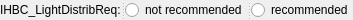
         <widget class="QSplitter" name="splitter_167">
          <property name="styleSheet">
           <string notr="true">font: 9pt &quot;Microsoft YaHei&quot;;</string>
          </property>
          <property name="orientation">
           <enum>Qt::Horizontal</enum>
          </property>
          <widget class="QLabel" name="label_159">
           <property name="styleSheet">
            <string notr="true">font: 9pt &quot;Microsoft YaHei&quot;;</string>
           </property>
           <property name="text">
            <string>IHBC_LightDistribReq:</string>
           </property>
          </widget>
          <widget class="QRadioButton" name="radioButton_79">
           <property name="sizePolicy">
            <sizepolicy hsizetype="Preferred" vsizetype="Preferred">
             <horstretch>0</horstretch>
             <verstretch>0</verstretch>
            </sizepolicy>
           </property>
           <property name="styleSheet">
            <string notr="true">font: 9pt &quot;Microsoft YaHei&quot;;</string>
           </property>
           <property name="text">
            <string>not recommended</string>
           </property>
          </widget>
          <widget class="QRadioButton" name="radioButton_80">
           <property name="sizePolicy">
            <sizepolicy hsizetype="Preferred" vsizetype="Preferred">
             <horstretch>0</horstretch>
             <verstretch>0</verstretch>
            </sizepolicy>
           </property>
           <property name="styleSheet">
            <string notr="true">font: 9pt &quot;Microsoft YaHei&quot;;</string>
           </property>
           <property name="text">
            <string>recommended</string>
           </property>
          </widget>
         </widget>
